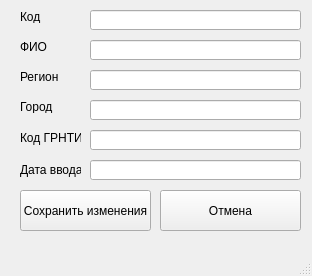
<?xml version="1.0" encoding="UTF-8"?>
<ui version="4.0">
 <class>MainWindow</class>
 <widget class="QMainWindow" name="MainWindow">
  <property name="geometry">
   <rect>
    <x>0</x>
    <y>0</y>
    <width>312</width>
    <height>276</height>
   </rect>
  </property>
  <property name="windowTitle">
   <string>MainWindow</string>
  </property>
  <widget class="QWidget" name="centralwidget">
   <widget class="QLineEdit" name="regionRowEdit">
    <property name="geometry">
     <rect>
      <x>90</x>
      <y>70</y>
      <width>211</width>
      <height>20</height>
     </rect>
    </property>
   </widget>
   <widget class="QLabel" name="label_3">
    <property name="geometry">
     <rect>
      <x>20</x>
      <y>70</y>
      <width>47</width>
      <height>13</height>
     </rect>
    </property>
    <property name="text">
     <string>Регион</string>
    </property>
   </widget>
   <widget class="QLabel" name="label_5">
    <property name="geometry">
     <rect>
      <x>20</x>
      <y>130</y>
      <width>61</width>
      <height>16</height>
     </rect>
    </property>
    <property name="text">
     <string>Код ГРНТИ</string>
    </property>
   </widget>
   <widget class="QLineEdit" name="inputDateRowEdit">
    <property name="geometry">
     <rect>
      <x>90</x>
      <y>160</y>
      <width>211</width>
      <height>20</height>
     </rect>
    </property>
   </widget>
   <widget class="QLineEdit" name="grntiRowEdit">
    <property name="geometry">
     <rect>
      <x>90</x>
      <y>130</y>
      <width>211</width>
      <height>20</height>
     </rect>
    </property>
   </widget>
   <widget class="QLabel" name="label_6">
    <property name="geometry">
     <rect>
      <x>20</x>
      <y>160</y>
      <width>61</width>
      <height>20</height>
     </rect>
    </property>
    <property name="text">
     <string>Дата ввода</string>
    </property>
   </widget>
   <widget class="QLineEdit" name="nameRowEdit">
    <property name="geometry">
     <rect>
      <x>90</x>
      <y>40</y>
      <width>211</width>
      <height>20</height>
     </rect>
    </property>
   </widget>
   <widget class="QLineEdit" name="cityRowEdit">
    <property name="geometry">
     <rect>
      <x>90</x>
      <y>100</y>
      <width>211</width>
      <height>20</height>
     </rect>
    </property>
   </widget>
   <widget class="QLabel" name="label_4">
    <property name="geometry">
     <rect>
      <x>20</x>
      <y>100</y>
      <width>47</width>
      <height>13</height>
     </rect>
    </property>
    <property name="text">
     <string>Город</string>
    </property>
   </widget>
   <widget class="QLineEdit" name="kodRowEdit">
    <property name="geometry">
     <rect>
      <x>90</x>
      <y>10</y>
      <width>211</width>
      <height>20</height>
     </rect>
    </property>
   </widget>
   <widget class="QLabel" name="label_2">
    <property name="geometry">
     <rect>
      <x>20</x>
      <y>40</y>
      <width>47</width>
      <height>13</height>
     </rect>
    </property>
    <property name="text">
     <string>ФИО</string>
    </property>
   </widget>
   <widget class="QLabel" name="label">
    <property name="geometry">
     <rect>
      <x>20</x>
      <y>10</y>
      <width>47</width>
      <height>13</height>
     </rect>
    </property>
    <property name="text">
     <string>Код</string>
    </property>
   </widget>
   <widget class="QPushButton" name="saveChangesButton">
    <property name="geometry">
     <rect>
      <x>20</x>
      <y>190</y>
      <width>131</width>
      <height>41</height>
     </rect>
    </property>
    <property name="text">
     <string>Сохранить изменения</string>
    </property>
   </widget>
   <widget class="QPushButton" name="cancelButton">
    <property name="geometry">
     <rect>
      <x>160</x>
      <y>190</y>
      <width>141</width>
      <height>41</height>
     </rect>
    </property>
    <property name="text">
     <string>Отмена</string>
    </property>
   </widget>
  </widget>
  <widget class="QMenuBar" name="menubar">
   <property name="geometry">
    <rect>
     <x>0</x>
     <y>0</y>
     <width>312</width>
     <height>21</height>
    </rect>
   </property>
  </widget>
  <widget class="QStatusBar" name="statusbar"/>
 </widget>
 <resources/>
 <connections/>
</ui>
